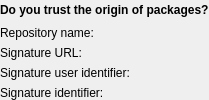
<?xml version="1.0" encoding="UTF-8"?>
<ui version="4.0">
 <class>KpkRepoSig</class>
 <widget class="QWidget" name="KpkRepoSig">
  <property name="windowTitle">
   <string>Software signature is required</string>
  </property>
  <layout class="QGridLayout" name="gridLayout">
   <property name="margin">
    <number>0</number>
   </property>
   <item row="0" column="0">
    <widget class="QLabel" name="label">
     <property name="font">
      <font>
       <weight>75</weight>
       <bold>true</bold>
      </font>
     </property>
     <property name="text">
      <string>Do you trust the origin of packages?</string>
     </property>
    </widget>
   </item>
   <item row="1" column="0">
    <layout class="QFormLayout" name="formLayout">
     <property name="rowWrapPolicy">
      <enum>QFormLayout::WrapLongRows</enum>
     </property>
     <item row="0" column="0">
      <widget class="QLabel" name="label_2">
       <property name="sizePolicy">
        <sizepolicy hsizetype="Preferred" vsizetype="Preferred">
         <horstretch>0</horstretch>
         <verstretch>0</verstretch>
        </sizepolicy>
       </property>
       <property name="text">
        <string>Repository name:</string>
       </property>
      </widget>
     </item>
     <item row="0" column="1">
      <widget class="QLabel" name="repoNameL">
       <property name="sizePolicy">
        <sizepolicy hsizetype="Expanding" vsizetype="Preferred">
         <horstretch>0</horstretch>
         <verstretch>0</verstretch>
        </sizepolicy>
       </property>
      </widget>
     </item>
     <item row="1" column="0">
      <widget class="QLabel" name="label_3">
       <property name="sizePolicy">
        <sizepolicy hsizetype="Preferred" vsizetype="Preferred">
         <horstretch>0</horstretch>
         <verstretch>0</verstretch>
        </sizepolicy>
       </property>
       <property name="text">
        <string>Signature URL:</string>
       </property>
      </widget>
     </item>
     <item row="1" column="1">
      <widget class="QLabel" name="sigUrlL">
       <property name="sizePolicy">
        <sizepolicy hsizetype="Expanding" vsizetype="Preferred">
         <horstretch>0</horstretch>
         <verstretch>0</verstretch>
        </sizepolicy>
       </property>
      </widget>
     </item>
     <item row="2" column="0">
      <widget class="QLabel" name="label_4">
       <property name="sizePolicy">
        <sizepolicy hsizetype="Preferred" vsizetype="Preferred">
         <horstretch>0</horstretch>
         <verstretch>0</verstretch>
        </sizepolicy>
       </property>
       <property name="text">
        <string>Signature user identifier:</string>
       </property>
      </widget>
     </item>
     <item row="2" column="1">
      <widget class="QLabel" name="sigUserIdL">
       <property name="sizePolicy">
        <sizepolicy hsizetype="Expanding" vsizetype="Preferred">
         <horstretch>0</horstretch>
         <verstretch>0</verstretch>
        </sizepolicy>
       </property>
      </widget>
     </item>
     <item row="3" column="0">
      <widget class="QLabel" name="label_5">
       <property name="sizePolicy">
        <sizepolicy hsizetype="Preferred" vsizetype="Preferred">
         <horstretch>0</horstretch>
         <verstretch>0</verstretch>
        </sizepolicy>
       </property>
       <property name="text">
        <string>Signature identifier:</string>
       </property>
      </widget>
     </item>
     <item row="3" column="1">
      <widget class="QLabel" name="sigIdL">
       <property name="sizePolicy">
        <sizepolicy hsizetype="Expanding" vsizetype="Preferred">
         <horstretch>0</horstretch>
         <verstretch>0</verstretch>
        </sizepolicy>
       </property>
      </widget>
     </item>
    </layout>
   </item>
  </layout>
 </widget>
 <resources/>
 <connections/>
</ui>
